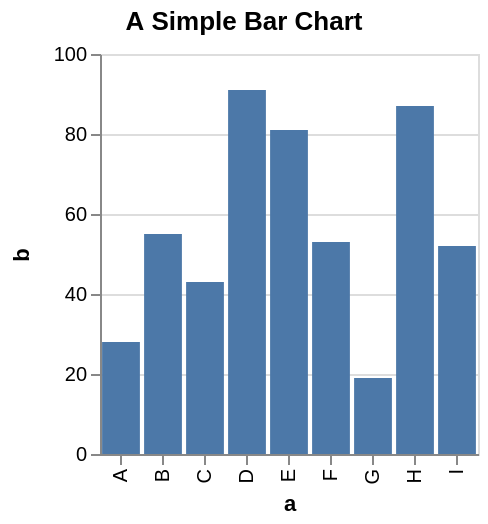

Describe this chart as a Vega-Lite specification.
### Vega specification from a JSON file in a GitHub repository (floating-point values rounded to 4 significant figures)
{"$schema": "https://vega.github.io/schema/vega/v4.json", "description": "A simple bar chart with embedded data.", "autosize": "pad", "padding": 5, "height": 200, "title": {"text": "A Simple Bar Chart"}, "style": "cell", "data": [{"name": "source_0", "values": [{"a": "A", "b": 28}, {"a": "B", "b": 55}, {"a": "C", "b": 43}, {"a": "D", "b": 91}, {"a": "E", "b": 81}, {"a": "F", "b": 53}, {"a": "G", "b": 19}, {"a": "H", "b": 87}, {"a": "I", "b": 52}]}, {"name": "data_0", "source": "source_0", "transform": [{"type": "formula", "expr": "toNumber(datum[\"b\"])", "as": "b"}]}], "signals": [{"name": "x_step", "value": 21}, {"name": "width", "update": "bandspace(domain('x').length, 0.1, 0.05) * x_step"}], "marks": [{"name": "marks", "type": "rect", "style": ["bar"], "from": {"data": "data_0"}, "encode": {"update": {"fill": [{"test": "datum[\"b\"] === null || isNaN(datum[\"b\"])", "value": null}, {"value": "#4c78a8"}], "tooltip": {"signal": "{\"a\": ''+datum[\"a\"], \"b\": format(datum[\"b\"], \"\")}"}, "x": {"scale": "x", "field": "a"}, "width": {"scale": "x", "band": true}, "y": {"scale": "y", "field": "b"}, "y2": {"scale": "y", "value": 0}}}}], "scales": [{"name": "x", "type": "band", "domain": {"data": "data_0", "field": "a", "sort": true}, "range": {"step": {"signal": "x_step"}}, "paddingInner": 0.1, "paddingOuter": 0.05}, {"name": "y", "type": "linear", "domain": {"data": "data_0", "field": "b"}, "range": [{"signal": "height"}, 0], "nice": true, "zero": true}], "axes": [{"scale": "x", "orient": "bottom", "grid": false, "title": "a", "labelAlign": "right", "labelAngle": 270, "labelBaseline": "middle", "labelOverlap": true, "zindex": 1}, {"scale": "y", "orient": "left", "grid": false, "title": "b", "labelOverlap": true, "tickCount": {"signal": "ceil(height/40)"}, "zindex": 1}, {"scale": "y", "orient": "left", "gridScale": "x", "grid": true, "tickCount": {"signal": "ceil(height/40)"}, "domain": false, "labels": false, "maxExtent": 0, "minExtent": 0, "ticks": false, "zindex": 0}], "config": {"axisY": {"minExtent": 30}}}
